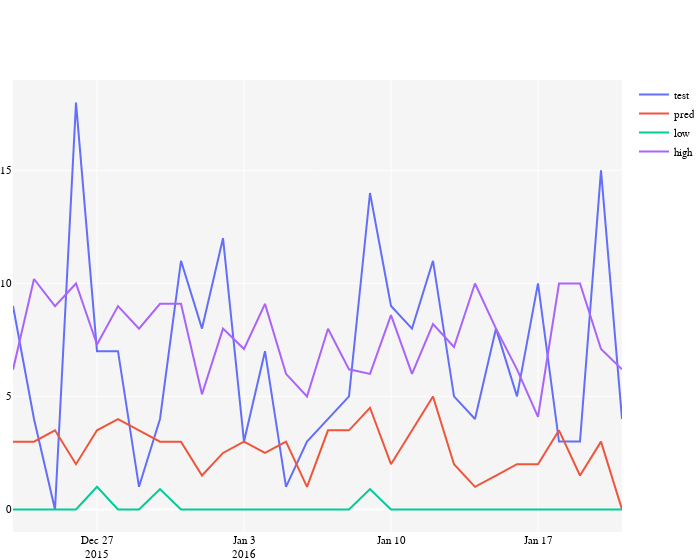
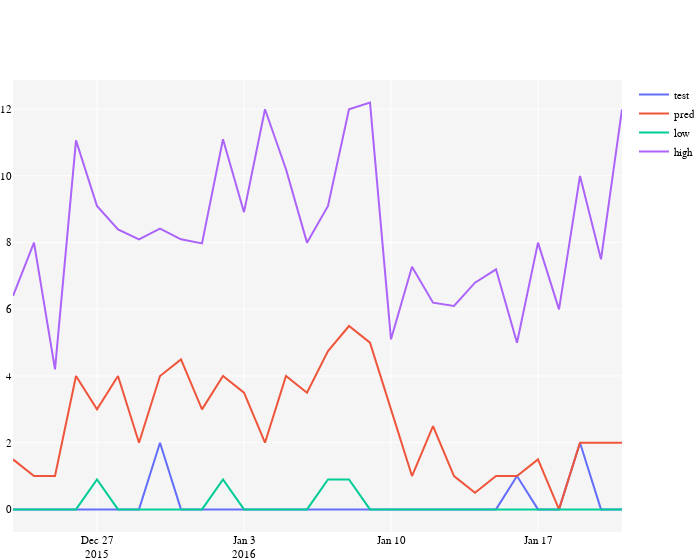
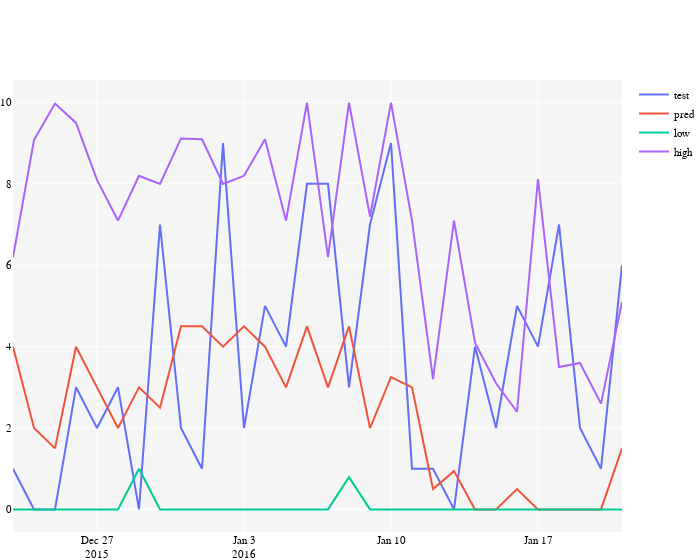
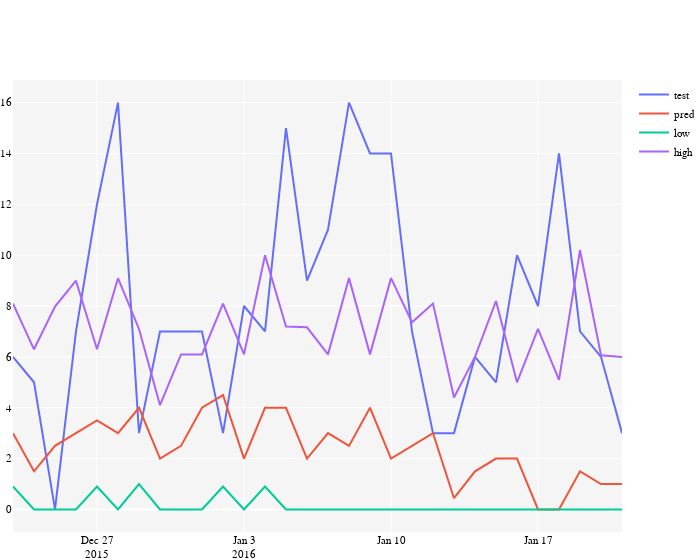

Write notebook code for charts like these, in order.
### Code cell
for store_item_id in train.store_item_id.unique():
    test = valid[valid.store_item_id==store_item_id].copy()
    fig = go.Figure()
    fig.add_trace(go.Scatter(x=test['date'], y=test['cnt'], mode='lines', name='test'))
    fig.add_trace(go.Scatter(x=test['date'], y=test['median'], mode='lines', name='pred'))
    fig.add_trace(go.Scatter(x=test['date'], y=test['low'], mode='lines', name='low'))
    fig.add_trace(go.Scatter(x=test['date'], y=test['high'], mode='lines', name='high'))
    fig.update_layout(**layout_params, width=700).show()
